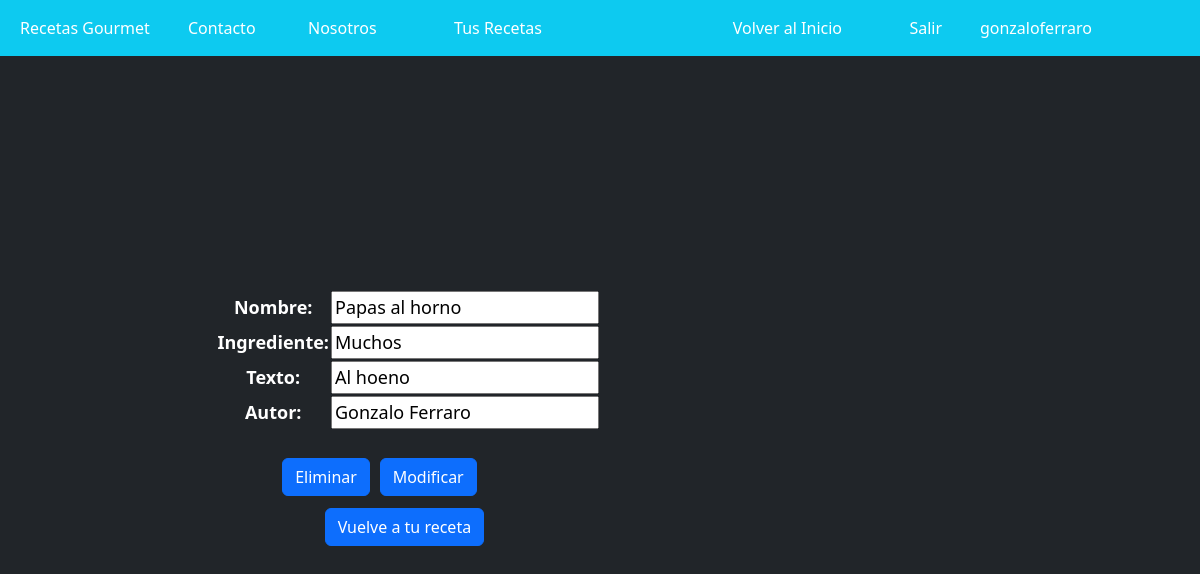
The app's page /Blog/editar_tus_recetas/8 (signed in) with its own data.
### Blog/models.py (models this page shows)
class Receta_Amateur(models.Model):
    nombre = models.CharField(max_length=80)
    ingrediente = models.CharField(max_length=5000, null=True, blank = True)
    texto = models.CharField(max_length=5000)
    autor = models.CharField(max_length=30)
    fecha = models.DateTimeField(auto_now_add=True)
    us = models.CharField(max_length=30,null=True, blank=True)
    nivel = 'amateur'

### Blog/views.py (the view, shortened to what this page needs)
# urls.py: path('editar_tus_recetas/<r_id>', editar_recetas_amateur),
def editar_recetas_amateur(request, r_id):
    usuario_actual = request.user
    rec1 = Receta_Amateur.objects.get(id=r_id)
    if (usuario_actual.username==rec1.us):
        formulario = form_receta(initial={"nombre":rec1.nombre,
        "ingrediente":rec1.ingrediente,"autor":rec1.autor,"texto":rec1.texto,"fecha":rec1.fecha})
        return render(request, "editar_tus_recetas.html",{"formulario":formulario,"id":r_id})
    else:
        respuesta = "Usted no está autorizado para editar esta receta."
        return HttpResponse(respuesta)

### Blog/forms.py
class form_receta(forms.Form):
    nombre = forms.CharField(widget= forms.TextInput(attrs={'placeholder': 'Tu Receta'}))
    ingrediente = forms.CharField(widget= forms.TextInput(attrs={'placeholder': 'Ingredientes'}))
    texto = forms.CharField(widget= forms.TextInput(attrs={'placeholder': 'Elaboración'}))
    autor = forms.CharField(widget= forms.TextInput(attrs={'placeholder': 'Tu nombre'}))
    class Meta:
        model = User
        fields = ['nombre','ingrediente','texto','autor']
        help_texts = {k:"" for k in fields}

### Blog/template/editar_tus_recetas.html (shortened to what this page needs)
{% extends "home.html" %}
{% load static %}
{% block contenido %}
<link rel="stylesheet" href="{%static 'css/bootstrap.min.css'%}">
<link rel="stylesheet" href="{%static 'css/myestilo.css'%}">
<body class="d-flex h-100 text-center text-bg-dark" style="position: absolute; right: 600px; top: 200px;">
    <div>
        <form style="position:relative;" method="POST">{% csrf_token %}
            <table style="position:relative;top:10px">
                    {{ formulario.as_table }}
            </table>
            <button  class="btn btn-primary" style="position:relative;top:38px; left:20px; text-decoration: none; color: white" type="submit">Modificar</button>
        </form>
        <a href="/Blog/eliminar_tus_recetas/{{id}}" class="btn btn-primary" style="position:relative;; text-decoration: none; color: white">Eliminar</a>
        <a href="/Blog/tus_recetas/" class="btn btn-primary" style="position:relative;top:50px;right:50px; text-decoration: none; color: white">Vuelve a tu receta</a>
    </div>
</body>
{% endblock %}

### Blog/template/home.html (shortened to what this page needs)
<!DOCTYPE html>
<html lang="en">
<head>
    {% load static %}
    <link rel="stylesheet" href="{%static 'css/bootstrap.min.css'%}">
    <link rel="stylesheet" href="{%static 'css/myestilo.css'%}">
</head>
<body class="d-flex h-100 text-center text-bg-dark">
    <nav class="navbar navbar-expand-md navbar-dark fixed-top bg-info">
        <div class="container-fluid">
            <div class="collapse navbar-collapse" id="navbarCollapse">
                <ul class="navbar-nav me-auto mb-2 mb-md-0">
                    <li class="nav-item">
                        <a class="nav-link active" aria-current-="page" href="/Blog/recetas/">Recetas Gourmet</a>
                    </li>
                    <li class="nav-item" style="position: absolute; left: 180px">
                        <a class="nav-link active" aria-current="page" href="/Blog/contacto/">Contacto</a>
                    </li>
                    <li class="nav-item" style="position: absolute; left: 300px">
                        <a class="nav-link active" aria-current="page" href="/Blog/nosotros/">Nosotros</a>
                    </li>
                    <li class="nav-item" style="position: absolute; right: 650px">
                        <a class="nav-link active" aria-current="page" href="/Blog/tus_recetas/">Tus Recetas</a>
                    </li>
                    <li class="nav-item">
                        <a class="nav-link active" style="position: absolute; right: 350px" aria-current-="page" href="/Blog/">Volver al Inicio</a>
                    </li>
                    <li class="nav-item" style="position: absolute; right: 100px">
                        <a class="nav-link active" aria-current="page" href="/Blog/perfil/">{{ user.username }}</a>
                    </li>
                    <li class="nav-item" style="position: absolute; right: 250px">
                        <a class="nav-link active" aria-current="page" href="/Blog/logout/">Salir</a>
                    </li>
                </ul>
            </div>
        </div>
    </nav>
    <div class="contenido1">
        {% block contenido %}{% endblock %}
    </div>
</body>
</html>

### Blog/static/css/myestilo.css (style rules this page uses)
.contenido1 { position: relative; top: 80px; font-size: 1.125rem; }

### Blog/template/editar_tus_recetas.html (style rules this page uses)
body { background-image: url("https://img.freepik.com/fotos-premium/pared-oscura-viejo-grunge-fondo-textura-piso-pared-cemento-gris-negro-claro_1962-1648.jpg?w=2000"); background-position: center 25%; background-size: cover; }

### records on screen
Receta_Amateur: nombre "Papas al horno", ingrediente "Muchos", texto "Al hoeno", autor "Gonzalo Ferraro"

### other values on screen
{{ user.username }} "gonzaloferraro"
